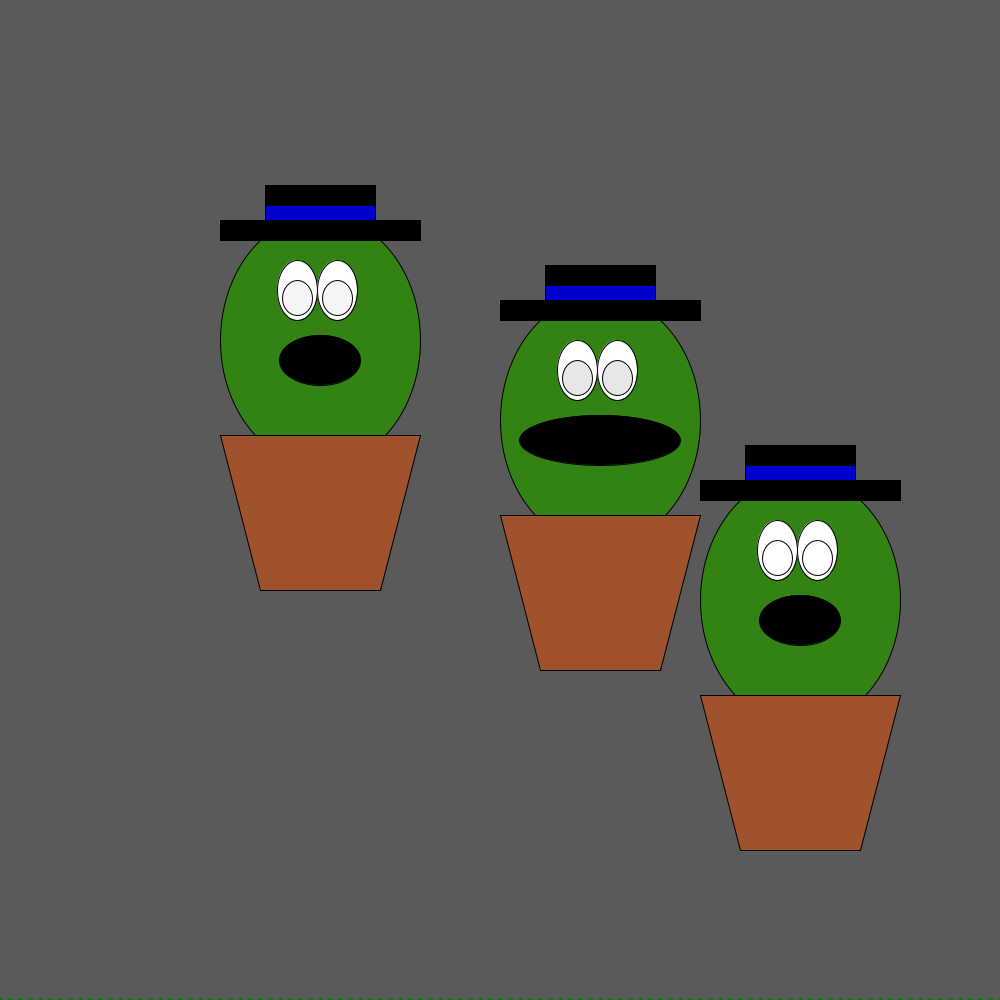
Frame 1 (no input)
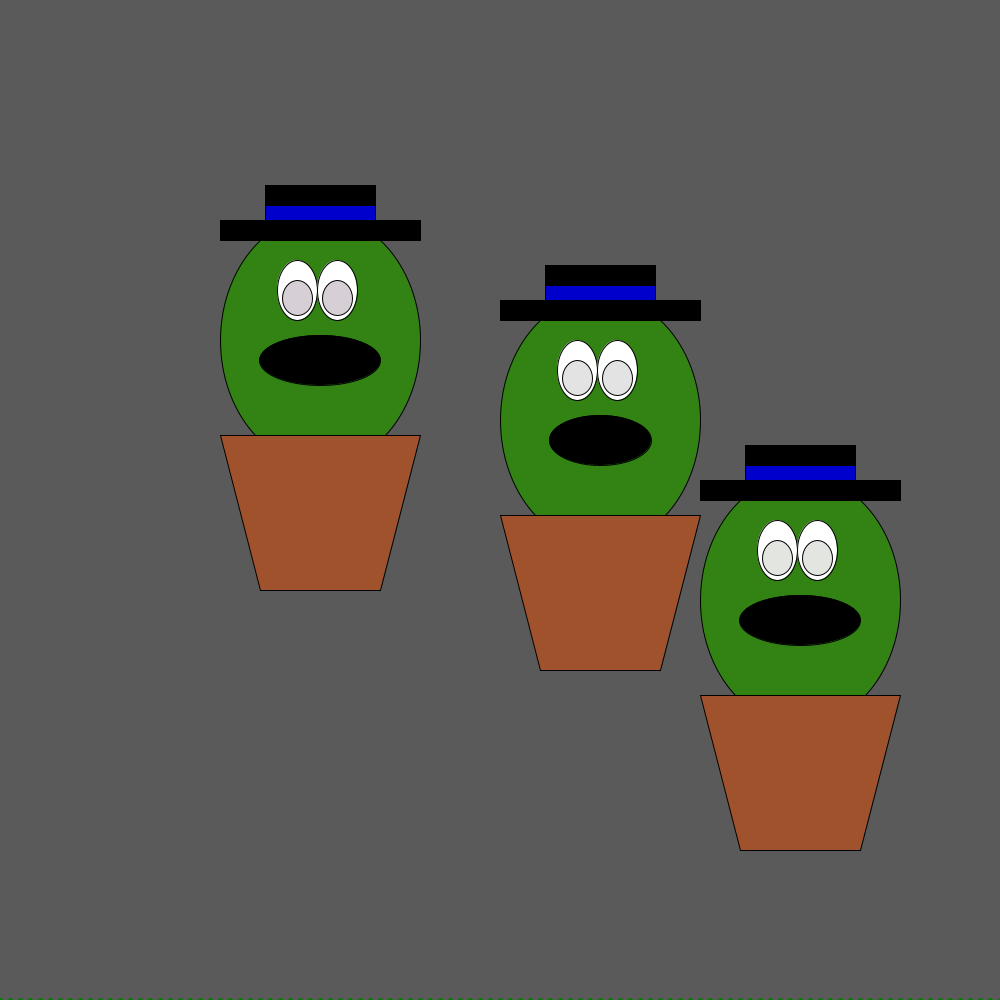
Frame 60 (the mouse pressed at the canvas centre just before this capture)
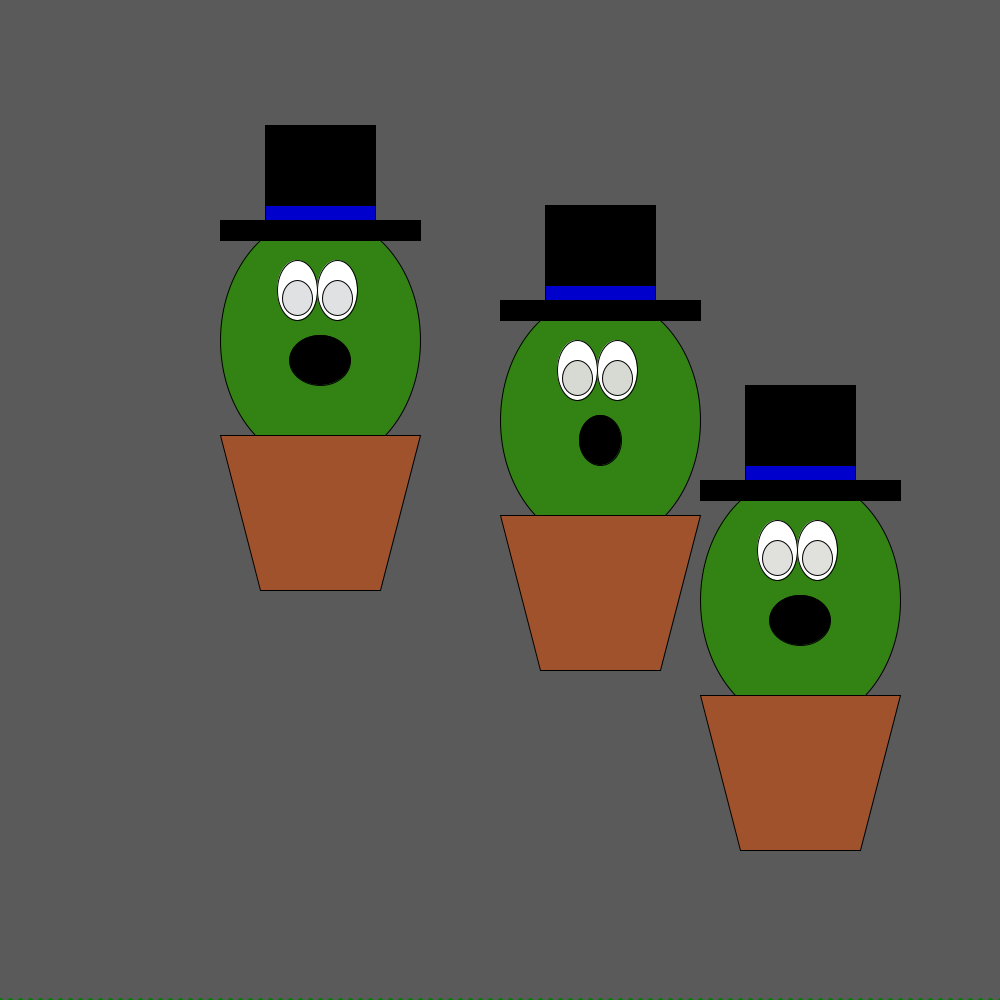
Frame 120 (the mouse held since frame 60 and released just before this capture)

The Processing sketch that drew these frames (run headless with seeded random() and noise(); from frame 60 on, the mouse is pressed at the canvas centre):

// Processing sketch: processing_138605
// ── processing_138605.pde

ClassWayne wayne1, wayne2, wayne3;


void setup(){
size(1000,1000);

wayne1 = new ClassWayne(20,40,80);
wayne2 = new ClassWayne(300,120,160);
wayne3 = new ClassWayne(500,300, 80);



}
void draw(){
  background(90);
  
  wayne1.hat();
  wayne1.moveMouth();
  wayne1.display();
  wayne2.hat();
  wayne2.moveMouth();
  wayne2.display();
  wayne3.hat();
  wayne3.moveMouth();
  wayne3.display();
  wayne1.grass();
  
}
class ClassWayne {
  int p = 50; //pupil
  int w = 255; // white
  int b = 0; //black
  int h = 145; // start of hat height
  int g = height; // grass
  int m; //80
  float x;
  float y;

  ClassWayne(float tempX, float tempY, int tempM) {
    x = tempX;
    y = tempY;
    m = tempM;
  }

  void moveMouth() {
    if (m < 130) {
      m  = m + 1;
    }
    if (m >= 130) {
      m = - m - 1;
    }
  }

  void grass() {
    

    // grows grass
    if (keyPressed == true) {
      g = g - 1;
    }
    // grass shrinks
    else {
      g = g + 1;
      if (g >= height) {
        g = height;
      }
    }
    //Draw Grass
    for (int x = 0; x<= width; x += 10) {
      strokeWeight(5);
      stroke(0, 128, 0);
      line(x, height, x, g);
      noStroke();
    }
  }
  void hat() {
    if (mousePressed == true) {
        h = h - 1;
    }
    //else{      lowers hat BUT DOESNT STOP
    //  h = h+1;
    // }
  }
  void display() {
    pushMatrix();
    translate(x, y);
    stroke(0, 0, 0);
    strokeWeight(1);
    //Body and fill(picks random colors)
    fill(50, 130, 20);
    ellipse(300, 300, 200, 250);

    //Mouth and fill(black)
    fill(b, b, b);
    ellipse(300, 320, m, 50);

    //Eyes and fill(white)
    fill(255, 255, 255);
    ellipse(277, 250, 40, 60);
    ellipse(317, 250, 40, 60);

    //Pupils and fill(random)
    fill(random(p), random(p), random(p), random(p));
    ellipse(277, 258, 30, 35);
    ellipse(317, 258, 30, 35);

    //pot and fill(brown)
    fill(160, 82, 45);
    quad(200, 395, 400, 395, 360, 550, 240, 550);
    noFill();

    //Hat and fill (black)
    rectMode(CORNERS);  
    fill(0, 0, 0);
    rect(245, 165, 355, h);
    rectMode(CORNER);
    rect(200, 180, 200, 20);
    noFill();

    //Stripe and fill(red)
    fill(0, 0, 205);
    rect(245, 165, 110, 15);
    noFill();
    popMatrix();
  }
}
